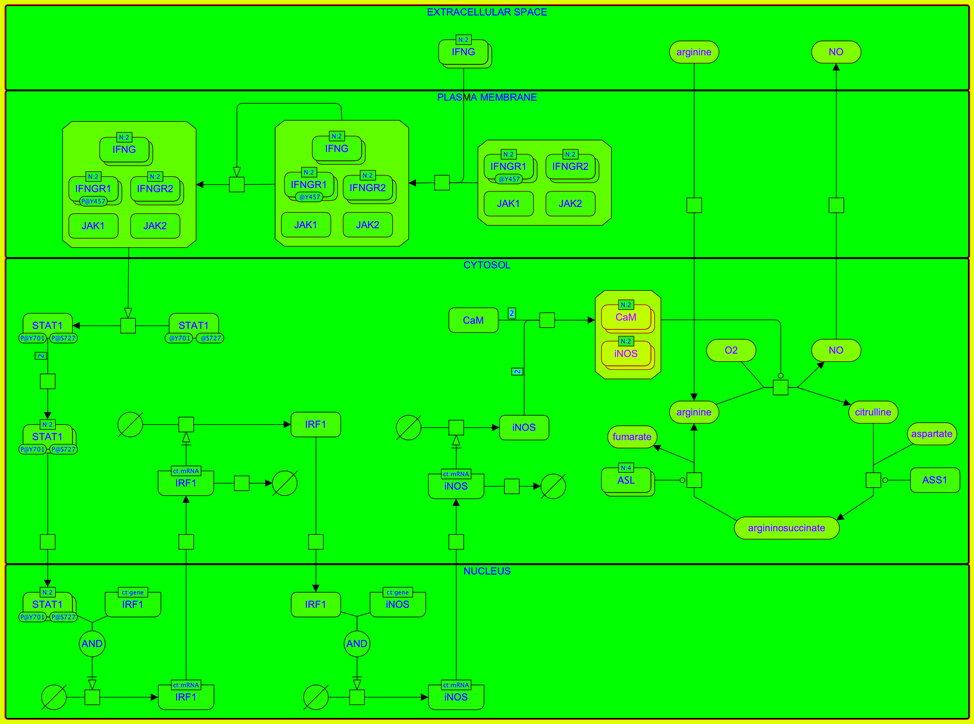
#> input picture images/colours2/F007-inos-layers.png, 974 x 724 px, shrunk from 3152 x 2344 before the run, found by its file name
$ python make_layers_half.py images/colours2/F007-inos-layers.png images/colours2/F007-inos-layers-half.png
#> lines starting #> are read from the running program, lines starting #| are printed output that depends on the picture; after the words box and inside, x2 and y2 are one past the last pixel; in counts of white or black regions, pixels touching at a corner belong together
# Half-size layers for /colours/, for screens that show the map at up to about 1700 device pixels:
# the page loads it there and the full-size layers only on larger screens (user, 2026-10-21).
# Usage: python3 images/colours2/make_layers_half.py images/colours2/F007-inos-layers.png images/colours2/F007-inos-layers-half.png
# Each 2 x 2 block of the full layers gives one pixel: the fill share is the block's mean (the ink
# is the same for the whole block), the class is that of the block's pixel with the most fill,
# and the text flag is set where any pixel of the block is text ink.
# Needs: pillow, numpy.
import sys
from PIL import Image; import numpy as np
a=np.array(Image.open(sys.argv[1]).convert('RGB'))
#> a is the input picture: shape (724, 974, 3); mean R, G, B 16, 244.7, 2.5
h,w=a.shape[0]//2*2,a.shape[1]//2*2
#> h = 724; w = 974
a=a[:h,:w]
def blocks(x): return x.reshape(h//2,2,w//2,2).transpose(0,2,1,3).reshape(h//2,w//2,4)
cls=blocks(np.round(a[...,0]/24).astype(np.uint8)); T=blocks(a[...,1].astype(float)); txt=blocks(a[...,2]>127)
#> in blocks (call 2), `def blocks(x): return x.reshape(h//2,2,w//2,2).transpose(0,2,1,3).resh..`:
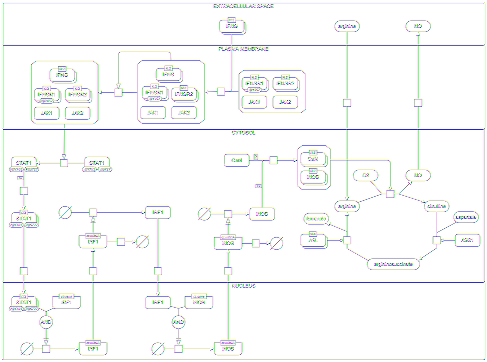
#> returned value: shape (362, 487, 4) float64; mean of channels 0, 1, 2, 3 244.6, 244.7, 244.6, 244.7; transparent parts drawn white
#> in blocks (call 3), `def blocks(x): return x.reshape(h//2,2,w//2,2).transpose(0,2,1,3).resh..`:
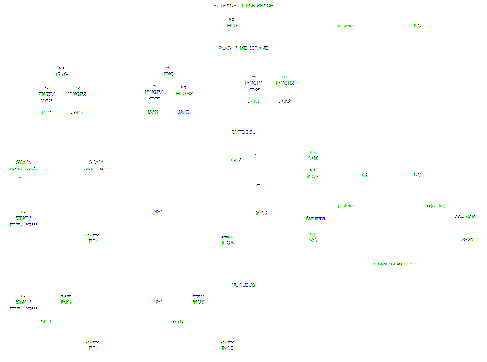
#> returned value: shape (362, 487, 4) bool; mean of channels 0, 1, 2, 3 0.00976, 0.00984, 0.0093, 0.00922; transparent parts drawn white
pick=T.argmax(-1)[...,None]
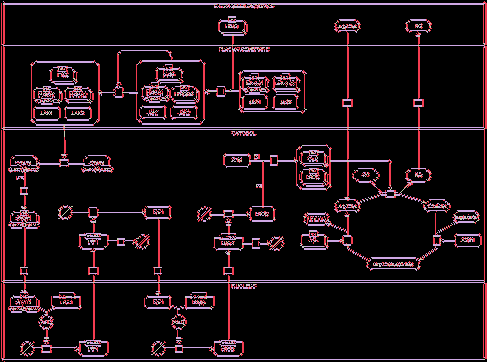
#> pick: shape (362, 487, 1) int64; 4 distinct labels, from 0 to 3; one colour per label, 0 black
Ts=np.round(T.mean(-1))
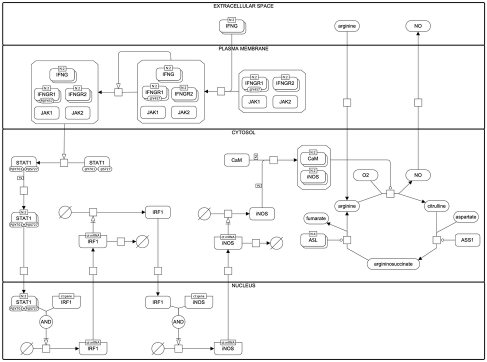
#> Ts: shape (362, 487) float64; min 0, max 255, mean 244.7
out=np.zeros((h//2,w//2,3),np.uint8)
out[...,0]=np.take_along_axis(cls,pick,-1)[...,0]*24
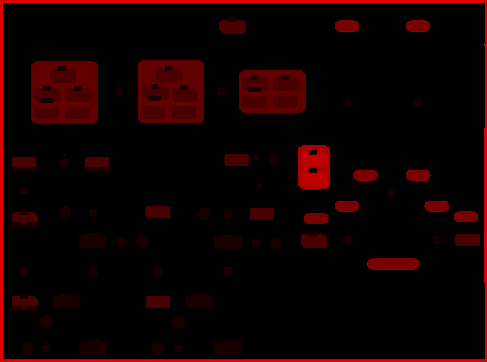
#> out: shape (362, 487, 3); mean R, G, B 16.5, 0, 0
out[...,1]=Ts
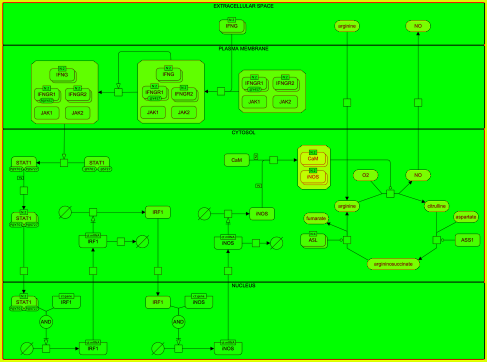
#> out: shape (362, 487, 3); mean R, G, B 16.5, 244.7, 0
out[...,2]=(txt.any(-1)&(Ts<255))*255
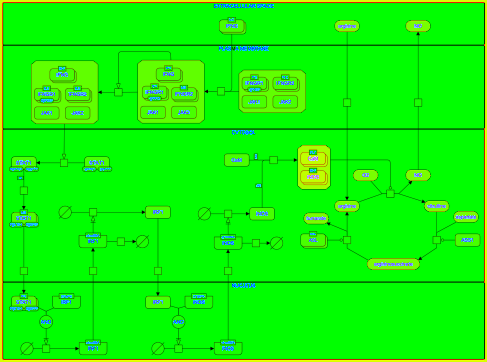
#> out: shape (362, 487, 3); 1.8% of pixels changed, all inside (x1, y1, x2, y2) = (10, 4, 476, 351)
Image.fromarray(out).save(sys.argv[2],optimize=True)
print(out.shape[1],'x',out.shape[0])
#| 487 x 362
